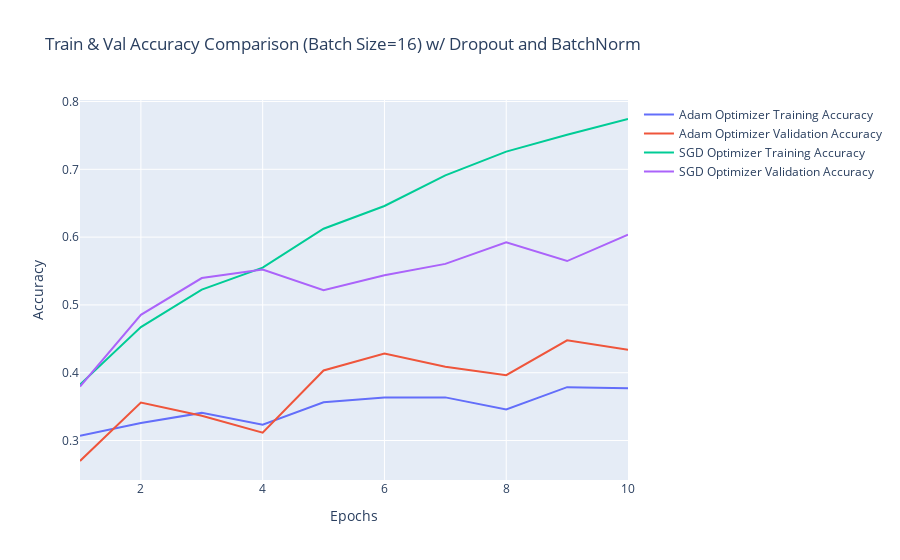

Write notebook code for a chart like this one.
### Code cell
plot_training(adam10_regularized, sgd10_regularized, title='Train & Val Accuracy Comparison (Batch Size=16) w/ Dropout and BatchNorm', names=['Adam Optimizer', 'SGD Optimizer'])

### Figure 1 — Plotly figure (JSON) as saved in the notebook; plotly's stock layout.template omitted (floating-point values rounded to 4 significant figures)
{"data": [{"mode": "lines", "name": "Adam Optimizer Training Accuracy", "type": "scatter", "x": [1, 2, 3, 4, 5, 6, 7, 8, 9, 10], "y": [0.3069, 0.326, 0.3408, 0.3234, 0.3564, 0.3636, 0.3636, 0.3457, 0.3787, 0.377]}, {"mode": "lines", "name": "Adam Optimizer Validation Accuracy", "type": "scatter", "x": [1, 2, 3, 4, 5, 6, 7, 8, 9, 10], "y": [0.2698, 0.3561, 0.3366, 0.3115, 0.4033, 0.4284, 0.4089, 0.3964, 0.4478, 0.4339]}, {"mode": "lines", "name": "SGD Optimizer Training Accuracy", "type": "scatter", "x": [1, 2, 3, 4, 5, 6, 7, 8, 9, 10], "y": [0.3825, 0.4673, 0.5226, 0.555, 0.6123, 0.6459, 0.6911, 0.7261, 0.751, 0.7742]}, {"mode": "lines", "name": "SGD Optimizer Validation Accuracy", "type": "scatter", "x": [1, 2, 3, 4, 5, 6, 7, 8, 9, 10], "y": [0.3797, 0.4854, 0.5396, 0.5522, 0.5216, 0.5438, 0.5605, 0.5925, 0.5647, 0.6036]}], "layout": {"title": {"text": "Train & Val Accuracy Comparison (Batch Size=16) w/ Dropout and BatchNorm"}, "xaxis": {"title": {"text": "Epochs"}}, "yaxis": {"title": {"text": "Accuracy"}}}}
